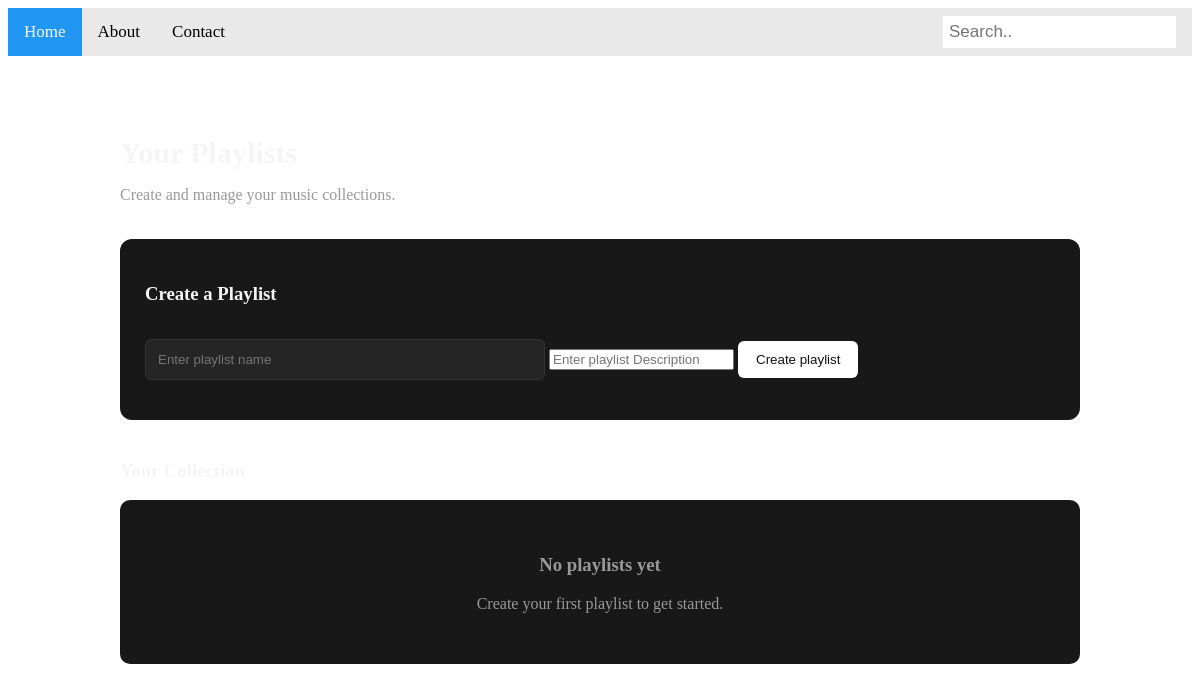
/playlists (signed in), run on an earlier commit of the app's database.
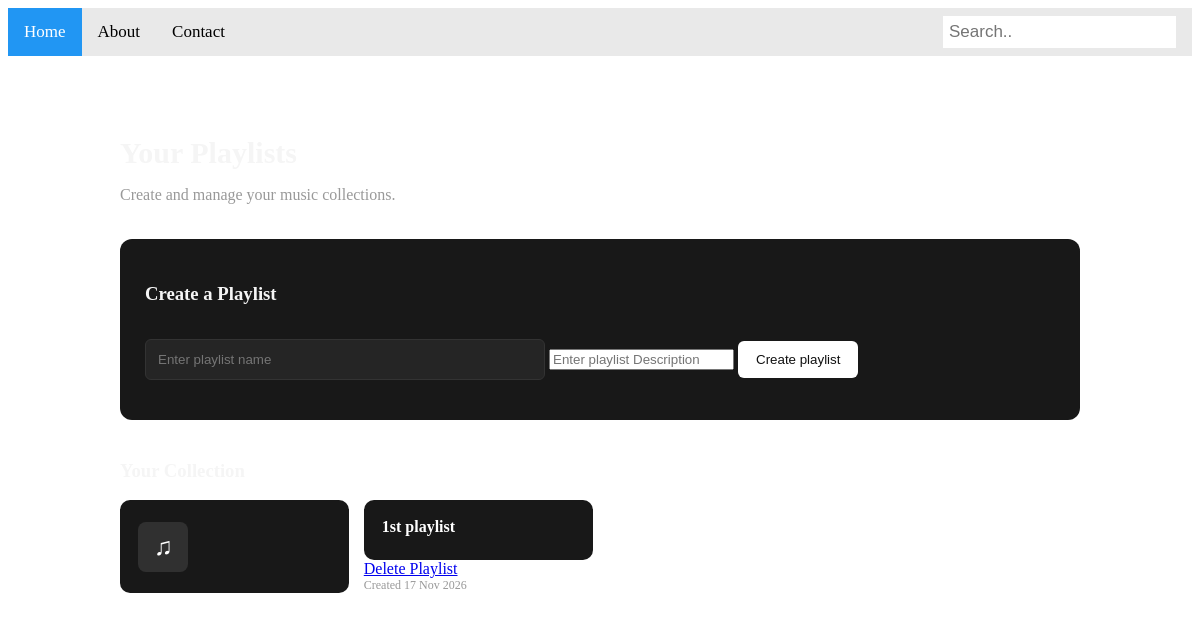
And on a later commit of the database.
### models.py (models this page shows)
class Playlist(db.Model):
    __tablename__ = "playlist_table"
    id: Mapped[int] = mapped_column(primary_key=True)
    name: Mapped[str] = mapped_column(nullable=False)
    description: Mapped[str] = mapped_column()
    date_created: Mapped[datetime] = mapped_column(db.DateTime, default=datetime.utcnow)
    user_id: Mapped[int] = mapped_column(ForeignKey("user_table.id"),nullable=False, name="fk_playlist_user")
    user: Mapped["User"] = relationship(back_populates="playlists")
    songs: Mapped[List["PlaylistSongs"]] = relationship(back_populates="playlist")

### main.py (the view)
@app.route("/playlists", methods=["POST", "GET"])
@login_required
def get_playlists():
    print(current_user.id)
    playlists = Playlist.query.filter_by(user_id=current_user.id).all()
    return render_template("playlists.html", playlists=playlists)

### main.py (called while the page is built)
@login_manager.user_loader
def load_user(user_id):
    return User.query.get(user_id)

### templates/playlists.html (shortened to what this page needs)
{% extends "index.html" %}
{% block content %}
<div class="playlist-container">
    <div class="playlist-header">
        <h1>Your Playlists</h1>
        <p>Create and manage your music collections.</p>
    </div>
    <div class="create-playlist">
        <h3>Create a Playlist</h3>
        <form method="POST" action="{{url_for("create_playlist")}}">
            <input type="text" name="name" placeholder="Enter playlist name"class="playlist-input" required>
            <input name="description" type="textarea" placeholder="Enter playlist Description">
            <button type="submit" class="create-btn">Create playlist</button>
        </form>
    </div>
    <div class="playlist-section">
        <h3>Your Collection</h3>
        {% if playlists %}
            <div class="playlist-grid">
                {% for playlist in playlists %}
                    <a href="#"
                       class="playlist-card">
                        <div class="playlist-icon">♫</div>
                        <div class="playlist-info">
                            <h4>{{ playlist.name }}</h4>
                            <a href="/delete/playlist/{{playlist.id}}"> Delete Playlist</a>
                            <p>Created {{ playlist.date_created.strftime('%d %b %Y') }}</p>
                        </div>
                    </a>
                {% endfor %}
            </div>
        {% else %}
            <div class="empty-playlist">
                <h3>No playlists yet</h3>
                <p>Create your first playlist to get started.</p>
            </div>
        {% endif %}
    </div>
</div>
{% endblock %}

### templates/index.html (shortened to what this page needs)
<!DOCTYPE html>
<html lang="en">
<head>
    <link rel="stylesheet" href="{{ url_for('static', filename='style.css') }}">
</head>
<body>
    <div class="topnav">
        <a class="active" href="#home">Home</a>
        <a href="#about">About</a>
        <a href="#contact">Contact</a>
        <form method="POST" action="{{url_for("search")}}">
            <input type="text" name="query" placeholder="Search..">
        </form>
    </div>
    <div class=body>
        {% block content %}
        {% endblock %}
    </div>
</body>
</html>

### static/style.css (style rules this page uses)
.topnav { overflow: hidden; background-color: #e9e9e9; }
.topnav a { float: left; display: block; color: black; text-align: center; padding: 14px 16px; text-decoration: none; font-size: 17px; }
.topnav a.active { background-color: #2196F3; color: white; }
.topnav input[type=text] { float: right; padding: 6px; border: none; margin-top: 8px; margin-right: 16px; font-size: 17px; }
* { box-sizing: border-box; }
.playlist-container { max-width: 1000px; margin: 40px auto; padding: 20px; color: #f5f5f5; }
.playlist-header { margin-bottom: 35px; }
.playlist-header h1 { font-size: 30px; margin-bottom: 8px; }
.playlist-header p, .playlist-info p { color: #999; }
.create-playlist { background: #181818; padding: 25px; border-radius: 12px; margin-bottom: 40px; }
.playlist-input { width: 100%; max-width: 400px; padding: 12px; margin: 15px 0; background: #252525; border: 1px solid #333; border-radius: 6px; color: white; }
.create-btn { padding: 11px 18px; background: white; color: #111; border: none; border-radius: 6px; cursor: pointer; }
.playlist-grid { display: grid; grid-template-columns: repeat(auto-fill, minmax(220px, 1fr)); gap: 15px; }
.playlist-card { display: flex; align-items: center; gap: 15px; padding: 18px; background: #181818; border-radius: 10px; text-decoration: none; color: white; transition: background 0.2s; }
.playlist-icon { width: 50px; height: 50px; display: flex; align-items: center; justify-content: center; background: #303030; border-radius: 8px; font-size: 25px; }
.playlist-info h4 { margin: 0 0 6px; }
.playlist-info p { font-size: 12px; margin: 0; }

What changed in the data, as far as the page shows it:
added Playlist: name "1st playlist", date_created "17 Nov 2026"
Also different on the page:
text no longer shown: "No playlists yet Create your first playlist to get started."
